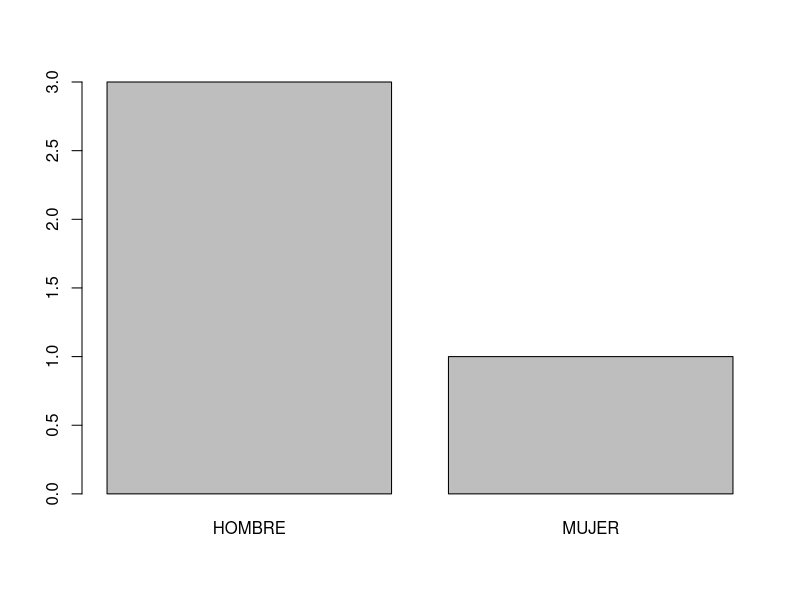

The R script that drew this image: (Note: this script raises an error after producing the figure.)
## ---- chunk 1
nombre <- c("Juan", "Margarita", "Ruben", "Daniel")
apellido <- c("Sanchez", "Garcia", "Sancho", "Alfara")
fecha_nacimiento <- c("1976-06-14", "1974-05-07", "1958-12-25", "1983-09-19")
sexo <- c("HOMBRE", "MUJER", "HOMBRE", "HOMBRE")
nro_hijos <- c(1, 2, 3, 4)

censo <- data.frame(nombre, apellido, fecha_nacimiento, sexo, nro_hijos)
censo
## ---- chunk 2
head(censo,1)
## ---- chunk 3
tail(censo,1)
## ---- chunk 4
str(censo)
## ---- chunk 5
dim(censo)
## ---- chunk 6
dim(censo)[1] #Filas se identifica con un 1.
## ---- chunk 7
dim(censo)[2] ##Columnas se identifica con un 2.
## ---- chunk 8
names(censo)
## ---- chunk 9
names(censo) <- c ("Nombre", "Apellido", "Fecha_Nacimiento", "Sexo", "Numero_Hijos")
censo
## ---- chunk 10
censo[2:4, ] #Selección de la fila 2 a 4
## ---- chunk 11
censo[c(1,2),c(3,5)] #Para seleccionar más de un elemento, usamos vectores
## ---- chunk 12
censo$Nombre #Selección por nombre si hay etiqueta
## ---- chunk 13
attach(censo)

barplot(table(sexo))

mean(Numero_Hijos)
## ---- chunk 14
detach(censo)
## ---- chunk 15
copia_censo <- censo

copia_censo[1, 3] <- NULL

copia_censo$Numero_Hijos <- NULL
## ---- chunk 16
#Primero, crear un vector:
filas_a_conservar <- c(TRUE, FALSE, TRUE, FALSE)

#Obtenenos un subconjunto de “censo” con las filas a conservar:
subconjunto_censo <- censo[filas_a_conservar, ]
subconjunto_censo
## ---- chunk 17
censo$nacionalidad <- c("ES", "FR", "RU", "IT")

censo
## ---- chunk 18
censo[order(apellido), ]
## ---- chunk 19
Producto <- c("Zumo", "Queso", "Yogurt")
Seccion <- c("Bebidas", "Productos lácteos", "Productos lácteos")
Unidades <- c(2, 1, 10)

super <- data.frame(producto = Producto, seccion = Seccion, unidad = Unidades)
super
## ---- chunk 20
head(super,1)
## ---- chunk 21
super[, 3]
## ---- chunk 22
super$producto
## ---- chunk 23
employes <- data.frame(id_employe=c(1:5), name_employe=c("Rick","Dan","Michelle","Ryan","Gary"), salary_employe=c(623.3, 515.2, 611.0, 729.0, 843.25))

employes
## ---- chunk 24
employes[c(1,2),]
## ---- chunk 25
employes[c(3,5), c(1,3)]
## ---- chunk 26
employes$department <- c("IT", "Operations", "IT", "HR", "Finance")

#employes #Se puede llamar directamente o crear un nuevo vector para conservar el data.frame originario:
new_employes <- employes
new_employes
